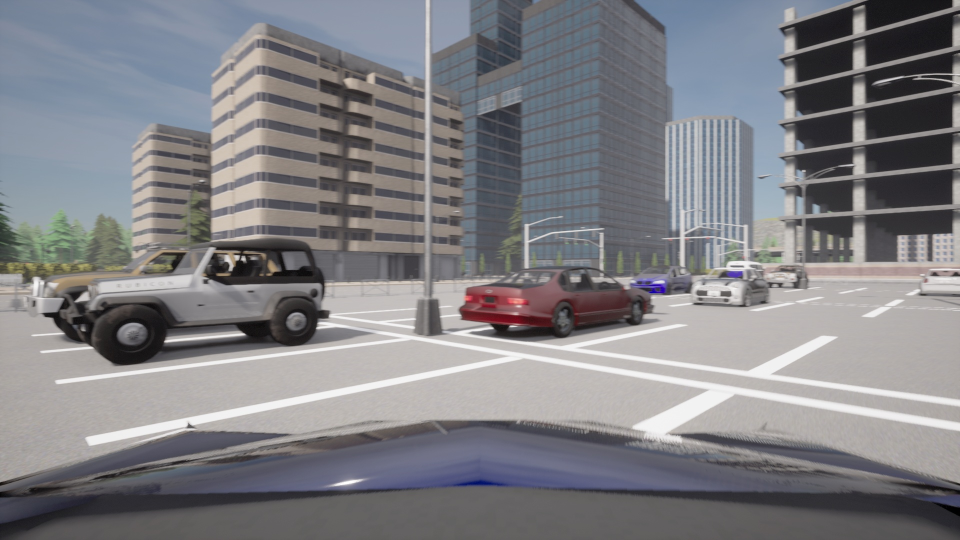
#> input picture simulations/Lane_detection/vp.jpg, 1920 x 1080 px (shown at 1/2 size)
$ jupyter execute gird_reconstruction_by_VP.ipynb   (shell and % lines are left out)
#> lines starting #> are read from the running program, lines starting #| are printed output that depends on the picture; after the words box and inside, x2 and y2 are one past the last pixel; in counts of white or black regions, pixels touching at a corner belong together
[cell 1]
# https://drive.google.com/file/d/10cyq2pvGMaHnCXR0rolTUwQ8TgsHKiEC/view?usp=sharing ?

#!gdown --id 10cyq2pvGMaHnCXR0rolTUwQ8TgsHKiEC -O vp.jpg

[cell 2]
import cv2
import numpy as np
import matplotlib.pyplot as plt


img = cv2.imread('vp.jpg')
#> img is the input picture: shape (1080, 1920, 3); mean B, G, R 131.7, 127.6, 127.7
# cv2_imshow(img)

[cell 3]
def norm_points(p):
    r,c = p.shape
    for i in range(c):
        if p[-1,i] != 0:
            p[:,i] /= p[-1,i]
    return p

Definimos los puntos ideales de la reticula

[cell 4]
#un cuadrado de 1x1

pr = np.ones((3,4))
# [4 lines of commented-out code are left out]
pr[:2,0] = [0., 1]
pr[:2,1] = [0., 0.]
pr[:2,2] = [1, 0.]
pr[:2,3] = [1, 1.]

pr = norm_points(pr)

print("pr =\n", pr)

#Estas son las lineas de la reticula que pasan por los puntos pr.
lr = np.ones((3,4))
lr[:,0] = np.cross(pr[:,0], pr[:,1])
lr[:,1] = np.cross(pr[:,1], pr[:,2])
lr[:,2] = np.cross(pr[:,2], pr[:,3])
lr[:,3] = np.cross(pr[:,3], pr[:,0])


print("lr =\n", lr)

Definir puntos de fuga y puntos reales

[cell 5]
# Definir puntos de fuga y puntos
vp1 = np.array([-3, 540, 1])
vp2 = np.array([1916, 540, 1])

p1 = np.array([114, 766, 1])
p2 = np.array([829, 677, 1])
p3 = np.array([1019, 710, 1])

blue_points = [p1, p2, p3]

# Calcular líneas
l = np.zeros((3, 4))
l[:, 0] = np.cross(vp1, p2)
l[:, 1] = np.cross(vp1, p1)
l[:, 2] = np.cross(vp2, p1)
l[:, 3] = np.cross(vp2, p3)

def norm_points(p):
    return p / p[-1]

# Calcular punto de intersección p4
p4 = np.cross(l[:, 1], l[:, 3])
p4 = norm_points(p4)

# Almacenar puntos en la matriz p
p = np.zeros((3, 4))
p[:, 0] = p1
p[:, 1] = p2
p[:, 2] = p3
p[:, 3] = p4
p = norm_points(p)

# Dibujar puntos de fuga (rojo)
cv2.circle(img, (vp1[0], vp1[1]), 5, (0, 0, 255), -1)
#> img: shape (1080, 1920, 3); under 0.01% of pixels changed, all inside (x1, y1, x2, y2) = (0, 536, 3, 545)
cv2.circle(img, (vp2[0], vp2[1]), 5, (0, 0, 255), -1)
#> img: shape (1080, 1920, 3); mean B, G, R 131.7, 127.6, 127.7

# Dibujar puntos azules
for i, point in enumerate(blue_points):
    cv2.circle(img, (point[0], point[1]), 5, (255, 0, 0), -1)
    cv2.putText(img, f'p{i+1}', (point[0] + 10, point[1] - 10), cv2.FONT_HERSHEY_SIMPLEX, 0.5, (0, 0, 0), 2)
#> img: shape (1080, 1920, 3); mean B, G, R 131.6, 127.5, 127.6

cv2.circle(img, (int(p4[0]), int(p4[1])), 5, (0, 255, 255), -1)  # Dibujar p4 (amarillo)
#> img: shape (1080, 1920, 3); mean B, G, R 131.6, 127.5, 127.6
cv2.putText(img, 'p4', (int(p4[0]) + 10, int(p4[1]) - 10), cv2.FONT_HERSHEY_SIMPLEX, 0.5, (0, 0, 0), 2)
#> img: shape (1080, 1920, 3); mean B, G, R 131.6, 127.5, 127.6

# Función para calcular intersección de una línea con los bordes de la imagen
def get_line_endpoints(line, width, height):
    x0, y0, w0 = np.cross(line, [1, 0, 0])  # Intersección con x=0
    x1, y1, w1 = np.cross(line, [1, 0, -width])  # Intersección con x=width
    y0, x0 = y0 / w0, x0 / w0
    y1, x1 = y1 / w1, x1 / w1
    return (int(x0), int(y0)), (int(x1), int(y1))

# Dibujar líneas
for i in range(4):
    pt1, pt2 = get_line_endpoints(l[:, i], img.shape[1], img.shape[0])
    color = (0, 255, 0)
    cv2.line(img, pt1, pt2, color, 2)
    mid_x, mid_y = (pt1[0] + pt2[0]) // 2, (pt1[1] + pt2[1]) // 2
    cv2.putText(img, f'l{i+1}', (mid_x, mid_y), cv2.FONT_HERSHEY_SIMPLEX, 0.5, (0, 0, 0), 2)
#> img: shape (1080, 1920, 3); mean B, G, R 129.9, 128.1, 125.9

Compute the transformation that maps the projective space into and affine one.

[cell 6]
def proj2Affine(Vp1, Vp2):
  """
  This function defines a homography that maps the points that lie on the line
  defined by the homogeneous 2D points Vp1 and Vp2 to a line at the infinity

  Parameters:

  Vp1, Vp2: 3x1 matrices, that represents homogenous 2D points.

  Returns a 3x3 matrix that represents the mapping homography.

  First we compute the equation of the line where Vp1 and Vp2 lies.
  """
  m = np.array([[Vp1[0], Vp1[1]], [Vp2[0], Vp2[1]]])
  b = np.array([-1, -1])
  l = np.ones(3)
  l[:2] = np.linalg.solve(m, b)
  # Define H according to formula in Hartley & Zisserman "Multiple View Geometry"
  # 2nd edition, section 2.7.2, pp 49
  H = np.eye(3)
  H[2, :] = l.T
  return H

[cell 7]
H = proj2Affine(vp1, vp2)
H

The mapping that maps lines is defined in terms of the mapping of points.

[cell 8]
Hl = np.linalg.inv(H).T
Hl

% The computed lines are mapped into the affine space.

[cell 9]
lp = np.dot(Hl, l)
#lp = norm_points(lp)
print(lp.shape)
print(np.dot(lp[:,0],lp[:,1])/(np.linalg.norm(lp[:,0])*np.linalg.norm(lp[:,1])))

print(np.dot(lp[:,2],lp[:,3])/(np.linalg.norm(lp[:,2])*np.linalg.norm(lp[:,3])))


print(np.dot(lp[:,1],lp[:,2])/(np.linalg.norm(lp[:,1])*np.linalg.norm(lp[:,2])))

print(np.dot(lp[:,0],lp[:,3])/(np.linalg.norm(lp[:,0])*np.linalg.norm(lp[:,3])))

print(lp[:,0])
print(lp[:,1])
print(lp[:,2])
print(lp[:,3])

The points that intersect the lines in the affine space are compute and normalized.

[cell 10]
pp = np.ones((3, 4))
pp[:, 0] = np.cross(lp[:, 1], lp[:, 2])
pp[:, 1] = np.cross(lp[:, 0], lp[:, 2])
pp[:, 2] = np.cross(lp[:, 0], lp[:, 3])
pp[:, 3] = np.cross(lp[:, 1], lp[:, 3])

pp = norm_points(pp)

pp

[cell 11]
fig1,ax1 = plt.subplots()
ax1.plot(vp1[0],vp1[1],"r*",vp2[0],vp2[1],"r*")
ax1.plot(p[0,0],p[1,0],'om',p[0,1],p[1,1],'om',p[0,2],p[1,2],'om',p[0,3],p[1,3],'om')
ax1.plot(np.array([vp1[0], p[0,0]]), np.array([vp1[1], p[1,0]]),'c')
ax1.plot(np.array([vp1[0], p[0,1]]), np.array([vp1[1], p[1,1]]),'c')
ax1.plot(np.array([vp2[0], p[0,1]]), np.array([vp2[1], p[1,1]]),'c')
ax1.plot(np.array([vp2[0], p[0,2]]), np.array([vp2[1], p[1,2]]),'c')
ax1.plot(np.array([vp1[0], p[0,3]]), np.array([vp1[1], p[1,3]]),'c')
ax1.plot(np.array([vp1[0], p[0,2]]), np.array([vp1[1], p[1,2]]),'c')
ax1.plot(np.array([vp2[0], p[0,0]]), np.array([vp2[1], p[1,0]]),'c')
ax1.plot(np.array([vp2[0], p[0,3]]), np.array([vp2[1], p[1,3]]),'c')
ax1.invert_yaxis()

[cell 12]
fig2,ax2 = plt.subplots()

ax2.plot(pp[0,0],pp[1,0],'om',pp[0,1],pp[1,1],'om',pp[0,2],p[1,2],'om',pp[0,3],p[1,3],'om')

ax2.invert_yaxis()
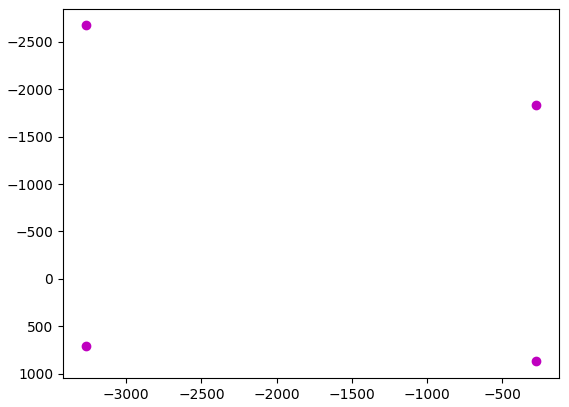
#> figure drawn by matplotlib, 1 panel

[cell 13]
# Define the source and destination points for the homography
src_pts = np.float32([pr[:, 0], pr[:, 1], pr[:, 2], pr[:, 3]])
dst_pts = np.float32([p[:, 0], p[:, 1], p[:, 2], p[:, 3]])


# Find the homography matrix
M, mask = cv2.findHomography(src_pts, dst_pts, cv2.RANSAC)
#> M = [[1.35, -760.9, 829], [-98.45, -219.4, 677], [-0.185, -0.403, 1]]; mask = [1, 1, 1, 1]

# Print the homography matrix
print("Homography Matrix:")
print(M)
#| [[ 1.34581773e+00 -7.60896838e+02  8.29000000e+02]
#|  [-9.84469769e+01 -2.19394541e+02  6.77000000e+02]
#|  [-1.85136587e-01 -4.02603839e-01  1.00000000e+00]]

pm = np.dot(M, pr)
#> pm = [[68.1, 829, 830.3, 69.45], [457.6, 677, 578.6, 359.2], [0.597, 1, 0.815, 0.412]]
pm = norm_points(pm)
#> pm = [[114, 829, 1019, 168.5], [766, 677, 710, 871.2], [1, 1, 1, 1]]

lm = np.dot (np.linalg.inv(M.T), lr)
#> lm = [[0.0027, -0.00136, -0.00275, 0.00131], [0.0217, 0.00785, -0.0145, -0.00068], [-16.9, -4.19, 13.09, 0.371]]
lm = norm_points(lm)
#> lm = [[-0.00016, 0.000326, -0.00021, 0.00354], [-0.00128, -0.00188, -0.00111, -0.00183], [1, 1, 1, 1]]


fig3,ax3 = plt.subplots()

ax3.plot(pm[0,0],pm[1,0],'om',pm[0,1],pm[1,1],'om',pm[0,2],pm[1,2],'om',pm[0,3],pm[1,3],'om')

ax3.invert_yaxis()

pm,lm
#> Out = ([[114, 829, 1019, 168.5], [766, 677, 710, 871.2], [1, 1, 1, 1]], [[-0.00016, 0.000326, -0.00021, 0.00354], [-0.00128, -0.00188, -0.00111, -0.00183], [1, 1, 1, 1]])
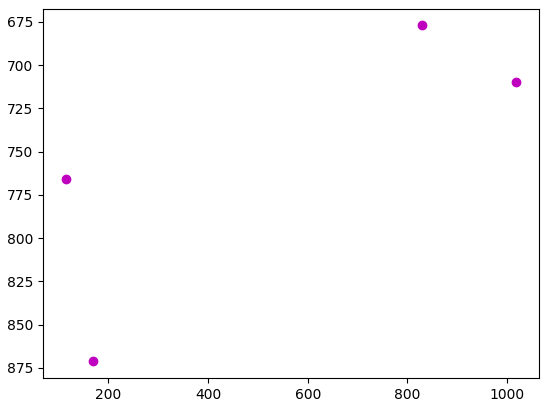
#> figure drawn by matplotlib, 1 panel

[cell 14]
for i in range(4):
    point = [int(np.round(pm[0,i])), int(np.round(pm[1,i]))]
    cv2.circle(img, (point[0], point[1]), 8, (255, 0, 255), -1)
    cv2.putText(img, f'p{i+1}', (point[0] + 10, point[1] - 10), cv2.FONT_HERSHEY_SIMPLEX, 0.5, (255, 0, 255), 2)
#> this loop made 4 passes
#> point on passes 1 to 4: [114, 766], [829, 677], [1019, 710], [168, 871]
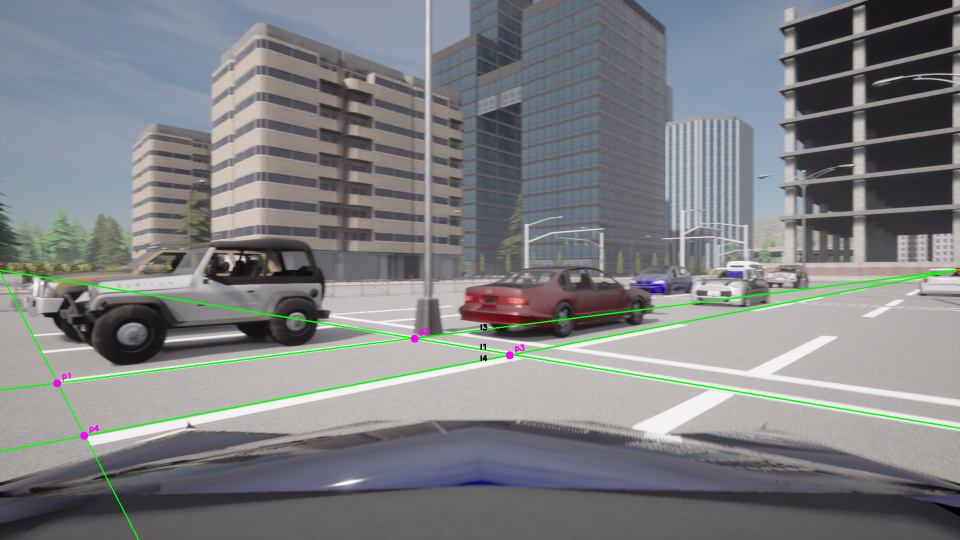
#> img: shape (1080, 1920, 3) (shown at 1/2 size); mean B, G, R 130.1, 128, 126


# Mostrar la imagen
cv2.namedWindow("Ventana1", cv2.WINDOW_NORMAL)
cv2.imshow("Ventana1",img)
cv2.waitKey(0)
#> Out = 27

[cell 15]
cv2.destroyAllWindows()

[cell 16]
img = cv2.imread('vp.jpg')

# Crear un grid de grid_size x grid_size
grid_size = 2
x = np.linspace(0, grid_size, grid_size + 1)  # Ej: 8x8 cuadrados → 9 puntos en cada eje
y = np.linspace(0, grid_size, grid_size + 1)
xv, yv = np.meshgrid(x, y)

# Convertir a coordenadas homogéneas (3xN_points)
grid_pts = np.vstack((xv.flatten(), yv.flatten(), np.ones((grid_size + 1)**2)))

# Proyectar los puntos del grid
projected_pts = np.dot(M, grid_pts)  # M = H_p
projected_pts = projected_pts / projected_pts[2, :]  # Normalizar (dividir por z)

# Inicializar lista de líneas
lines = []

# Líneas horizontales (y fijo, x varía)
for j in range(grid_size + 1):  # +1 porque hay (grid_size + 1) puntos en cada eje
    for i in range(grid_size):   # grid_size líneas entre (grid_size + 1) puntos
        p1 = np.array([i, j, 1])
        p2 = np.array([i+1, j, 1])
        line = np.cross(p1, p2)
        lines.append(line)

# Líneas verticales (x fijo, y varía)
for i in range(grid_size + 1):
    for j in range(grid_size):
        p1 = np.array([i, j, 1])
        p2 = np.array([i, j+1, 1])
        line = np.cross(p1, p2)
        lines.append(line)

lines = np.array(lines).T  # Forma (3, N_líneas)

# 4. Calcular la Homografía para Líneas (H_l)
Hl = np.linalg.inv(M).T  # M = H_p
#> Hl = [[0.0027, -0.00136, -4.98e-05], [0.0217, 0.00785, 0.00717], [-16.9, -4.19, -3.81]]

# 5. Proyectar las Líneas a la Imagen
projected_lines = np.dot(Hl, lines)
projected_lines = projected_lines / np.linalg.norm(projected_lines, axis=0)  # Normalizar

# Dibujar puntos proyectados
for i in range(projected_pts.shape[1]):
    x, y = int(projected_pts[0, i]), int(projected_pts[1, i])
    cv2.circle(img, (x, y), 5, (0, 255, 0), -1)
#> this loop made 9 passes
#> (x, y) on passes 1 to 8: (828, 677), (1018, 710), (1320, 762), (114, 766), (168, 871), (311, 1147), (-3556, 1222), (-71610, 14474)
#> img: shape (1080, 1920, 3); 0.02% of pixels changed, all inside (x1, y1, x2, y2) = (109, 672, 1326, 877)

# Dibujar líneas proyectadas
for i in range(projected_lines.shape[1]):
    a, b, c = projected_lines[:, i]
    # Encontrar dos puntos en la línea (para dibujar)
    x0, y0 = 0, int(-c/b) if b != 0 else 0
    x1, y1 = img.shape[1], int((-c - a*img.shape[1])/b) if b != 0 else 0
    cv2.line(img, (x0, y0), (x1, y1), (255, 0, 0), 2)
#> this loop made 12 passes
#> (a, b, c, y0, y1) on passes 1 to 8: (-0.000326, 0.00188, -1, 533, 866), (-0.000326, 0.00188, -1, 533, 866), (-0.00354, 0.00183, -1, 545, 4254), (-0.00354, 0.00183, -1, 545, 4254), (-0.000367, -0.00189, 1, 530, 156), (-0.000367, -0.00189, 1, 530, 156), (-0.00016, -0.00128, 1, 780, 541), (-0.00016, -0.00128, 1, 780, 541)
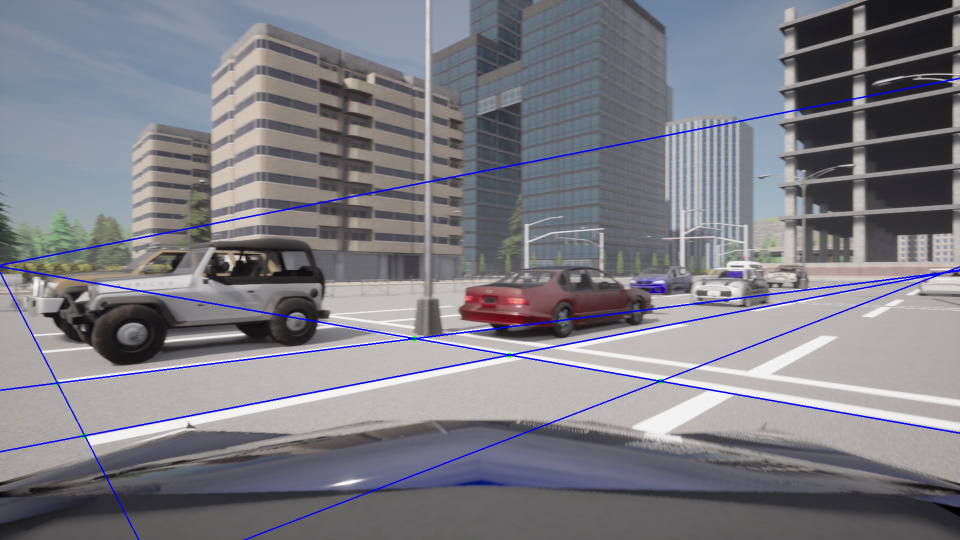
#> img: shape (1080, 1920, 3) (shown at 1/2 size); mean B, G, R 133, 125.3, 125.4

cv2.namedWindow("Projected Grid", cv2.WINDOW_NORMAL)
cv2.imshow("Projected Grid", img)
cv2.waitKey(0)
cv2.destroyAllWindows()

[cell 17]
M.T,M
#> Out = ([[1.35, -98.45, -0.185], [-760.9, -219.4, -0.403], [829, 677, 1]], [[1.35, -760.9, 829], [-98.45, -219.4, 677], [-0.185, -0.403, 1]])

prolonga las lineas hasta los bordes de la imagen

[cell 18]
def get_line_endpoints(line, width, height):
    x1, y1, x2, y2 = line
    line_params = np.polyfit([x1, x2], [y1, y2], 1)
    slope, intercept = line_params

    points = []
    for x in [0, width]:
        y = slope * x + intercept
        if 0 <= y <= height:
            points.append((int(x), int(y)))

    for y in [0, height]:
        x = (y - intercept) / slope
        if 0 <= x <= width:
            points.append((int(x), int(y)))

    if len(points) >= 2:
        return points[0], points[1]
    else:
        return (x1, y1), (x2, y2)

carga todas las lineas guardadas en el archivo lines_near_vps.npy

[cell 19]
lines_near_vps = np.load('lines_near_vps.npy')
#> (reads simulations/Lane_detection/lines_near_vps.npy from the repository)
# print(lines_near_vps)

# Iterate over each line and draw it on the image
for line in lines_near_vps:
    x1, y1, x2, y2 = line[0]
    pt1, pt2 = get_line_endpoints((x1, y1, x2, y2), img.shape[1], img.shape[0])
    cv2.line(img, pt1, pt2, (0, 255, 0), 1)  # Green color and line thickness of 2
#> img: shape (1080, 1920, 3); 2.46% of pixels changed, all inside (x1, y1, x2, y2) = (0, 533, 1920, 1080)

# Mostrar la imagen con las líneas dibujadas
# cv2.imshow('Image with Lines', img)
# cv2.waitKey(0)
# cv2.destroyAllWindows()

determina si una linea pasa cerca de un VP

[cell 20]
def line_passes_near_vp(line, vp, threshold=10):
    x1, y1, x2, y2 = line
    line_params = np.polyfit([x1, x2], [y1, y2], 1)
    slope, intercept = line_params
    vp_x, vp_y = vp[0], vp[1]
    return abs(vp_y - (slope * vp_x + intercept)) < threshold

separa las lienas que pasan cerca de vp1 y vp2

[cell 21]
lines_vp1 = []
lines_vp2 = []

img = cv2.imread('vp.jpg')
cv2.circle(img, (vp1[0], vp1[1]), 5, (0, 255, 0), -1)
cv2.circle(img, (vp2[0], vp2[1]), 5, (0, 255, 0), -1)
#> img: shape (1080, 1920, 3); mean B, G, R 131.7, 127.6, 127.7

for line in lines_near_vps:
    if line_passes_near_vp(line[0], vp1):
        lines_vp1.append(line)
    elif line_passes_near_vp(line[0], vp2):
        lines_vp2.append(line)

# Draw lines passing through vp1
for line in lines_vp1:
    x1, y1, x2, y2 = line[0]
    pt1, pt2 = get_line_endpoints((x1, y1, x2, y2), img.shape[1], img.shape[0])
    cv2.line(img, pt1, pt2, (255, 0, 0), 1)  # Blue color for lines passing through vp1
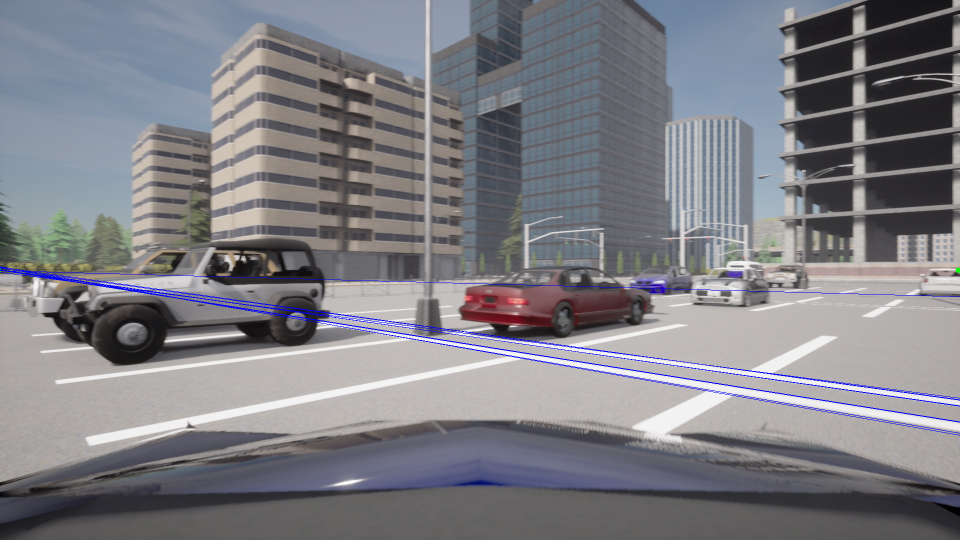
#> img: shape (1080, 1920, 3) (shown at 1/2 size); mean B, G, R 132.4, 126.3, 126.3

# Draw lines passing through vp2
for line in lines_vp2:
    x1, y1, x2, y2 = line[0]
    pt1, pt2 = get_line_endpoints((x1, y1, x2, y2), img.shape[1], img.shape[0])
    cv2.line(img, pt1, pt2, (0, 0, 255), 1)  # Red color for lines passing through vp2
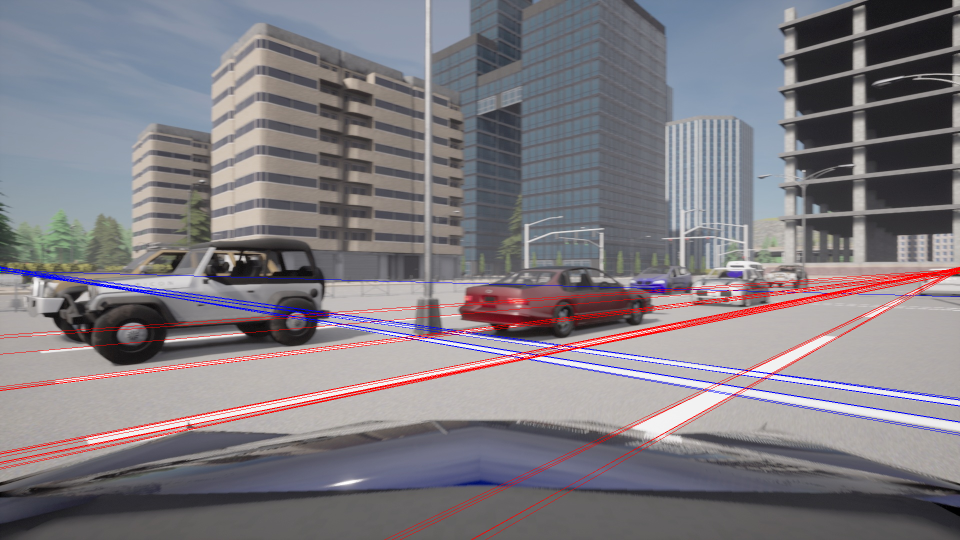
#> img: shape (1080, 1920, 3) (shown at 1/2 size); 1.71% of pixels changed, all inside (x1, y1, x2, y2) = (0, 534, 1920, 1080)

# Display the image with the drawn lines
cv2.namedWindow("Image with Lines", cv2.WINDOW_NORMAL)
cv2.imshow('Image with Lines', img)
cv2.waitKey(0)
cv2.destroyAllWindows()

[cell 22]
import random

img = cv2.imread('vp.jpg')
cv2.circle(img, (vp1[0], vp1[1]), 5, (0, 255, 0), -1)
cv2.circle(img, (vp2[0], vp2[1]), 5, (0, 255, 0), -1)
# Select two random lines from lines_vp1
random_lines_vp1 = random.sample(lines_vp1, 2)
# Select two random lines from lines_vp2
random_lines_vp2 = random.sample(lines_vp2, 2)

for line in random_lines_vp1:
    x1, y1, x2, y2 = line[0]
    pt1, pt2 = get_line_endpoints((x1, y1, x2, y2), img.shape[1], img.shape[0])
    cv2.line(img, pt1, pt2, (255, 0, 0), 1)  # Blue color for lines passing through vp1
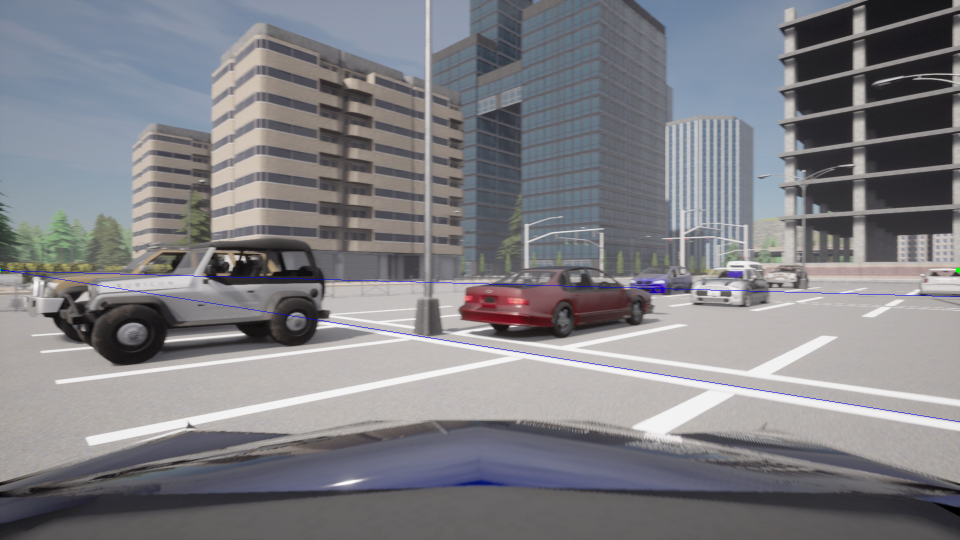
#> img: shape (1080, 1920, 3) (shown at 1/2 size); mean B, G, R 131.9, 127.3, 127.4
for line in random_lines_vp2:
    x1, y1, x2, y2 = line[0]
    pt1, pt2 = get_line_endpoints((x1, y1, x2, y2), img.shape[1], img.shape[0])
    cv2.line(img, pt1, pt2, (0, 0, 255), 1)  # Red color for lines passing through vp2
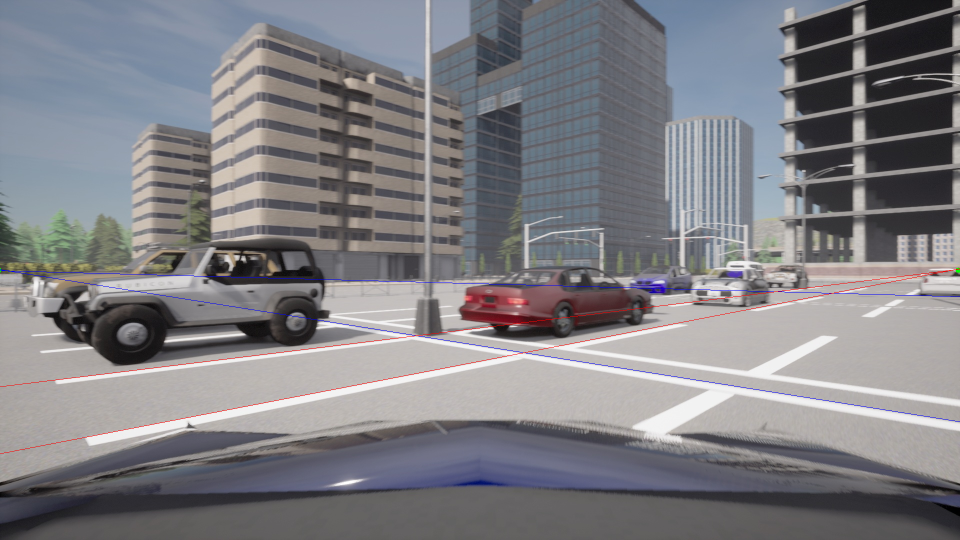
#> img: shape (1080, 1920, 3) (shown at 1/2 size); 0.18% of pixels changed, all inside (x1, y1, x2, y2) = (0, 537, 1920, 908)
